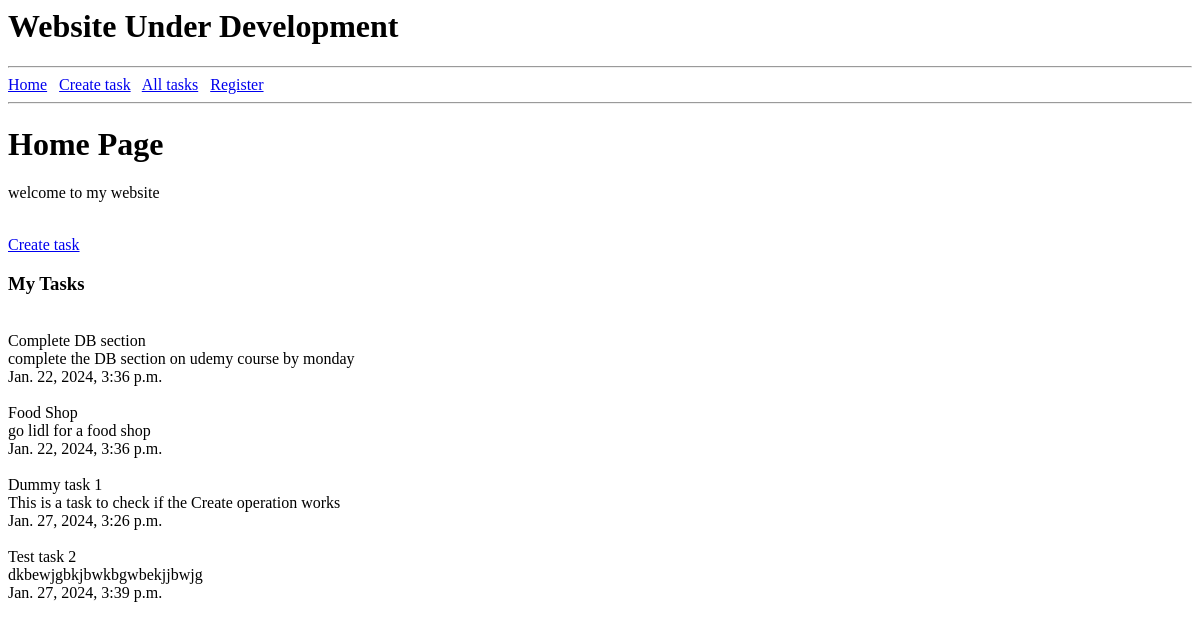
The app's page /all-tasks, older data.
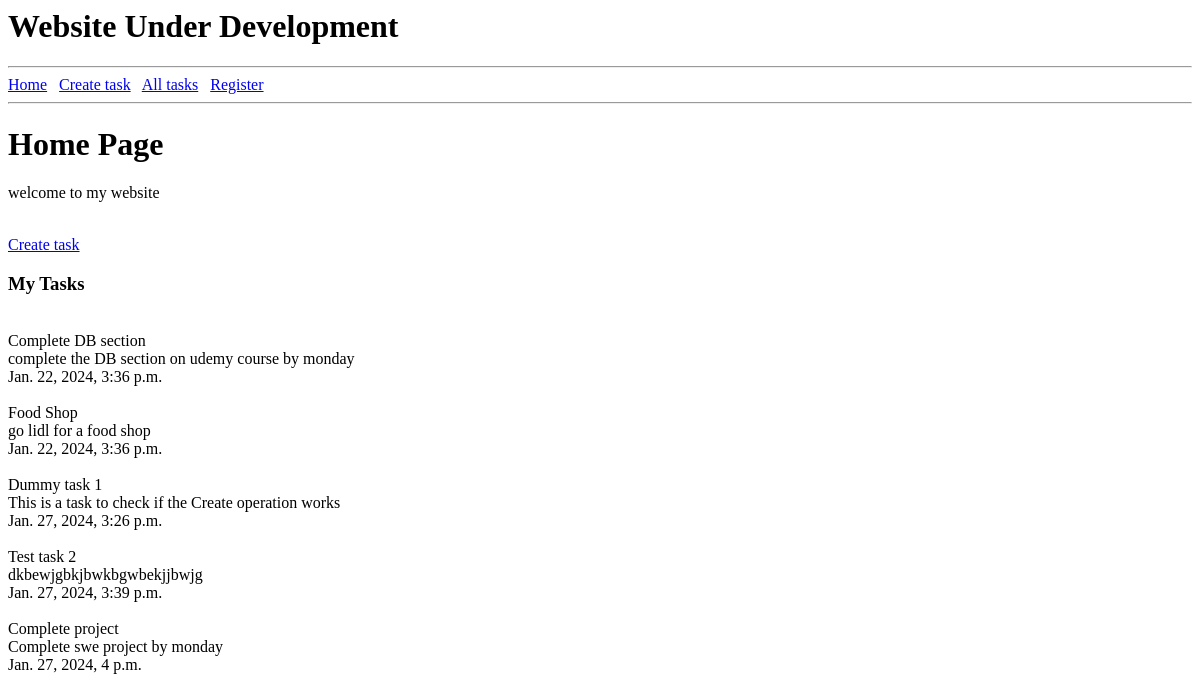
The same page, newer data.
### crm/models.py (models this page shows)
class Task(models.Model):
    title = models.CharField(max_length=50)
    description = models.TextField(max_length=1000)
    created = models.DateTimeField(auto_now_add=True)

### crm/views.py (the view)
# urls.py: path('all-tasks', views.all_tasks, name="all-tasks"),
def all_tasks(request):
    query_data_all = Task.objects.all()
    context = { 'allTasks' : query_data_all }
    return render(request, 'crm/all-tasks.html', context)

### crm/templates/crm/all-tasks.html (shortened to what this page needs)
{% extends "crm/base.html" %}
    {% block content %}
        <h1>Home Page</h1>
        <p>welcome to my website</p>
        <br>
        <a href="{% url 'create-task' %}">Create task</a>
        <br>
        <h3>My Tasks</h3>
        {% for task in allTasks %}
            <br>
                {{ task.title }}
            <br>
                {{ task.description }}
            <br>
                {{ task.created }}
            <br>
        {% endfor %}
    {% endblock %}

### crm/templates/crm/base.html (shortened to what this page needs)
<html>
    <h1>Website Under Development</h1>
    <hr>
    <a href="{% url '' %}">Home</a>
    <a href="{% url 'create-task' %}">Create task</a>
    <a href="{% url 'all-tasks' %}">All tasks</a>
    <a href="{% url 'register' %}">Register</a>
    <hr>
    {% block content %}
    {% endblock %}
</html>

Row changes from the older to the newer data that the page shows:
added Task: title "Complete project", description "Complete swe project by monday", created "Jan. 27, 2024, 4 p.m."
